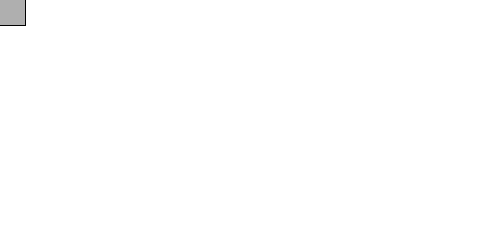
Frame 1 (no input)
Frame 60 (the mouse pressed at the canvas centre just before this capture): identical to frame 1, image omitted
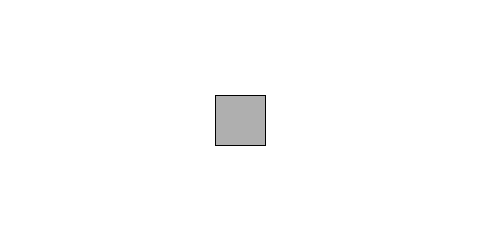
Frame 120 (the mouse held since frame 60 and released just before this capture)

The Processing sketch that drew these frames (run headless with seeded random() and noise(); from frame 60 on, the mouse is pressed at the canvas centre):

// Processing sketch: example_03_02_mouseX_mouseY
// ── example_03_02_mouseX_mouseY.pde
// Learning Processing
// Daniel Shiffman
// http://www.learningprocessing.com

// Example 3-2: mouseX and mouseY

void setup() {
  size(480, 240);
}

void draw() {
  // Try moving background() to setup() and see the difference!
  background(255);

  // Body
  stroke(0);
  fill(175);
  rectMode(CENTER);
  
  // mouseX is a keyword that the sketch replaces with the horizontal position of the mouse.
  // mouseY is a keyword that the sketch replaces with the vertical position of the mouse.
  rect(mouseX,mouseY,50,50);   
}
